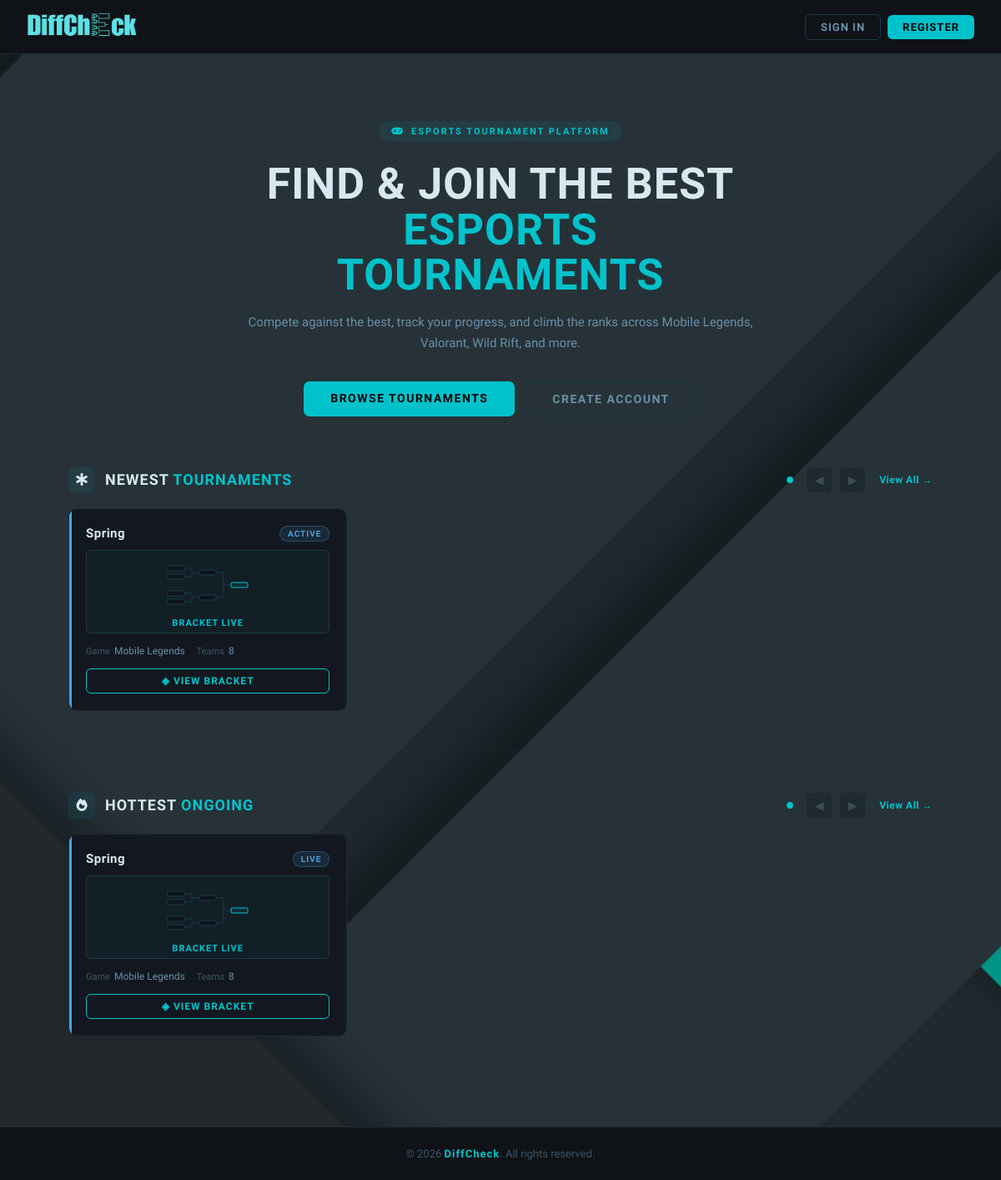
The page / on the database its author committed.
### tables this page shows
CREATE TABLE `tournaments` (
  `id` int(11) NOT NULL,
  `organizer_id` int(11) NOT NULL,
  `name` varchar(100) NOT NULL,
  `game` enum('Mobile Legends','Wild Rift','Honor of Kings','Valorant') NOT NULL,
  `max_teams` int(11) NOT NULL CHECK (`max_teams` <= 16),
  `created_at` timestamp NOT NULL DEFAULT current_timestamp(),
  `is_deleted` tinyint(1) DEFAULT 0,
  `status` enum('pending','active','completed') DEFAULT 'pending',
  `description` varchar(300) DEFAULT ''
);

### index.php (the view, shortened to what this page needs)
<?php
include('db.php');
$newest_query = mysqli_query($conn, "SELECT * FROM tournaments WHERE is_deleted=0 ORDER BY created_at DESC LIMIT 5");
$hottest_query = mysqli_query($conn, "SELECT * FROM tournaments WHERE is_deleted=0 AND status='active' LIMIT 5");
$newest = [];
while ($t = mysqli_fetch_assoc($newest_query)) $newest[] = $t;
$hottest = [];
while ($t = mysqli_fetch_assoc($hottest_query)) $hottest[] = $t;
?>
<!DOCTYPE html>
<html lang="en">
<head>
    <link rel="stylesheet" href="https://cdnjs.cloudflare.com/ajax/libs/font-awesome/6.5.0/css/all.min.css">
</head>
<body>
<header class="topbar">
    <div class="topbar-left">
        <img src="pic/DiffcheckLogoNoBG.png" alt="DiffCheck Logo" class="logo-image">
    </div>
    <div class="topbar-right">
        <?php if (!isset($_SESSION['user_id'])): ?>
            <a href="login.php" class="btn-login">Sign In</a>
            <a href="register.php" class="btn-register">Register</a>
        <?php endif; ?>
    </div>
</header>
<div class="hero">
    <div class="hero-eyebrow"><i class="fa-solid fa-gamepad"></i> Esports Tournament Platform</div>
    <h1>Find & Join the Best<br><span>Esports Tournaments</span></h1>
    <p>Compete against the best, track your progress, and climb the ranks across Mobile Legends, Valorant, Wild Rift, and more.</p>
    <div class="hero-btns">
        <a href="tournaments.php" class="btn-hero-primary">Browse Tournaments</a>
        <?php if (!isset($_SESSION['user_id'])): ?>
        <a href="register.php" class="btn-hero-secondary">Create Account</a>
        <?php endif; ?>
    </div>
</div>
<div class="page">
    <div class="section-head">
        <div class="section-head-left">
            <div class="section-icon"><i class="fa-solid fa-star-of-life"></i></div>
            <div class="section-title">Newest <span>Tournaments</span></div>
        </div>
        <div style="display:flex;align-items:center;gap:16px;">
            <div class="carousel-dots" id="newestDots"></div>
            <div class="carousel-nav">
                <button class="carousel-btn" id="newestPrev">◀</button>
                <button class="carousel-btn" id="newestNext">▶</button>
            </div>
            <a href="tournaments.php" class="section-view-all">View All →</a>
        </div>
    </div>
    <?php if (count($newest) > 0): ?>
    <div class="carousel-wrap">
        <div class="carousel-track-outer">
            <div class="carousel-track" id="newestTrack">
                <?php foreach ($newest as $t): ?>
                <div class="t-card status-<?php echo $t['status']; ?>">
                    <div class="t-card-top">
                        <div class="t-name"><?php echo htmlspecialchars($t['name']); ?></div>
                        <span class="status-chip chip-<?php echo $t['status']; ?>"><?php echo strtoupper($t['status']); ?></span>
                    </div>
                    <?php if ($t['status'] === 'pending'): ?>
                        <div class="bracket-preview">
                            <svg viewBox="0 0 24 24" fill="none" stroke="currentColor" stroke-width="2" stroke-linecap="round" stroke-linejoin="round">
                                <rect x="3" y="3" width="18" height="18" rx="2" ry="2" stroke-dasharray="4 4"></rect>
                            </svg>
                            <span class="bp-text">Awaiting Bracket</span>
                        </div>
                    <?php else: ?>
                        <div class="bracket-preview generated">
                            <span class="bp-text">BRACKET LIVE</span>
                        </div>
                    <?php endif; ?>
                    <div class="t-meta">
                        <div class="t-meta-item"><span class="lbl">Game</span><?php echo htmlspecialchars($t['game']); ?></div>
                        <div class="t-meta-item"><span class="lbl">Teams</span><?php echo $t['max_teams']; ?></div>
                    </div>
                    <a href="view_tournament.php?id=<?php echo $t['id']; ?>" class="btn-card <?php echo $t['status'] === 'pending' ? 'solid' : ''; ?>">
                        <?php echo $t['status'] === 'pending' ? '✚ Register' : '◈ View Bracket'; ?>
                    </a>
                </div>
                <?php endforeach; ?>
            </div>
        </div>
    </div>
    <?php endif; ?>
    <div class="section-divider"></div>
    <div class="section-head">
        <div class="section-head-left">
            <div class="section-icon"><i class="fa-solid fa-fire"></i></div>
            <div class="section-title">Hottest <span>Ongoing</span></div>
        </div>
        <div style="display:flex;align-items:center;gap:16px;">
            <div class="carousel-dots" id="hottestDots"></div>
            <div class="carousel-nav">
                <button class="carousel-btn" id="hottestPrev">◀</button>
                <button class="carousel-btn" id="hottestNext">▶</button>
            </div>
            <a href="tournaments.php?status=active" class="section-view-all">View All →</a>
        </div>
    </div>
    <?php if (count($hottest) > 0): ?>
    <div class="carousel-wrap">
        <div class="carousel-track-outer">
            <div class="carousel-track" id="hottestTrack">
                <?php foreach ($hottest as $t): ?>
                <div class="t-card status-active">
                    <div class="t-card-top">
                        <div class="t-name"><?php echo htmlspecialchars($t['name']); ?></div>
                        <span class="status-chip chip-active">LIVE</span>
                    </div>
                    <div class="bracket-preview generated">
                        <span class="bp-text">BRACKET LIVE</span>
                    </div>
                    <div class="t-meta">
                        <div class="t-meta-item"><span class="lbl">Game</span><?php echo htmlspecialchars($t['game']); ?></div>
                        <div class="t-meta-item"><span class="lbl">Teams</span><?php echo $t['max_teams']; ?></div>
                    </div>
                    <a href="view_tournament.php?id=<?php echo $t['id']; ?>" class="btn-card">◈ View Bracket</a>
                </div>
                <?php endforeach; ?>
            </div>
        </div>
    </div>
    <?php endif; ?>
</div>
</body>
<footer style="text-align: center; padding: 24px; border-top: 1px solid #1e2a38; color: #3d5468; font-size: 13px; font-weight: 500; background: #0f1318; margin-top: auto; flex-shrink: 0;">
    &copy; 2026 <span style="color: #00c2cb; font-weight: 700; font-family: 'Rajdhani', sans-serif; letter-spacing: 1px;">DiffCheck</span>. All rights reserved.
</footer>
</html>

### rows shown on the page
tournaments: name "Spring", status "ACTIVE", shows "BRACKET LIVE", game "Mobile Legends", max_teams "8", shows "◈ VIEW BRACKET"
